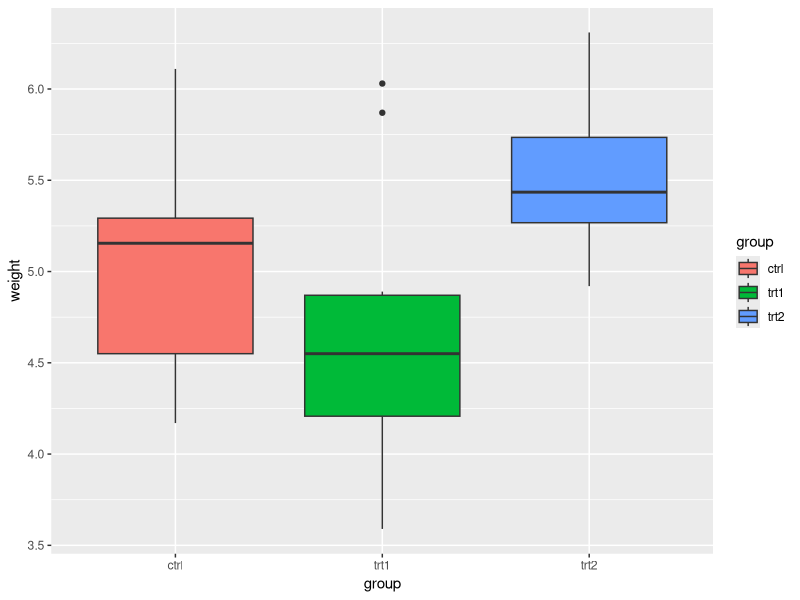
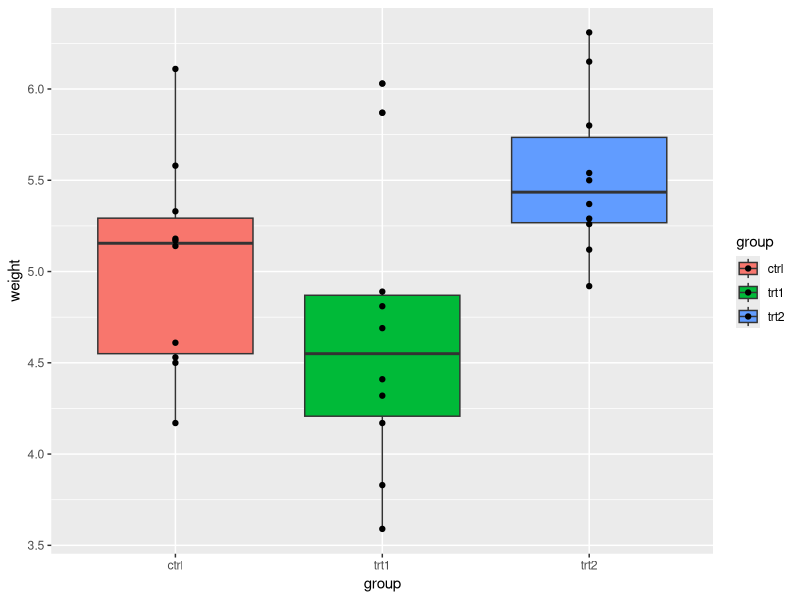
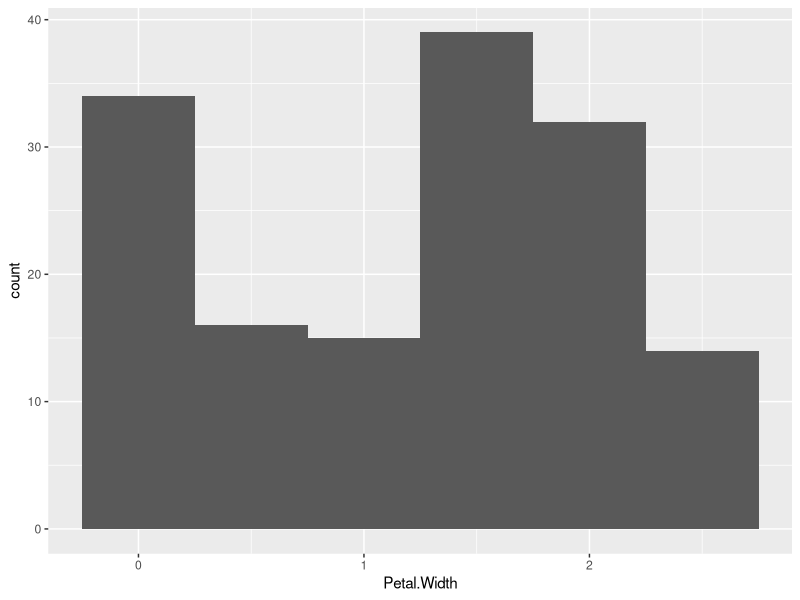
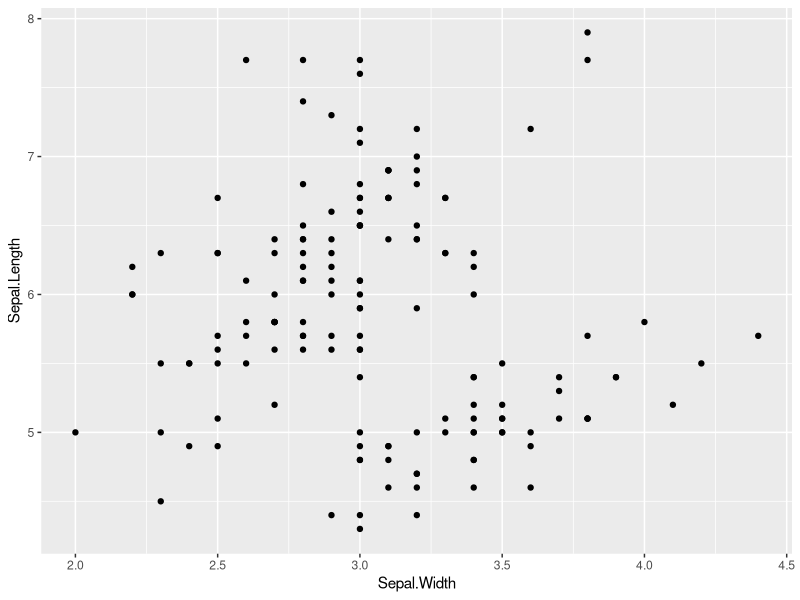
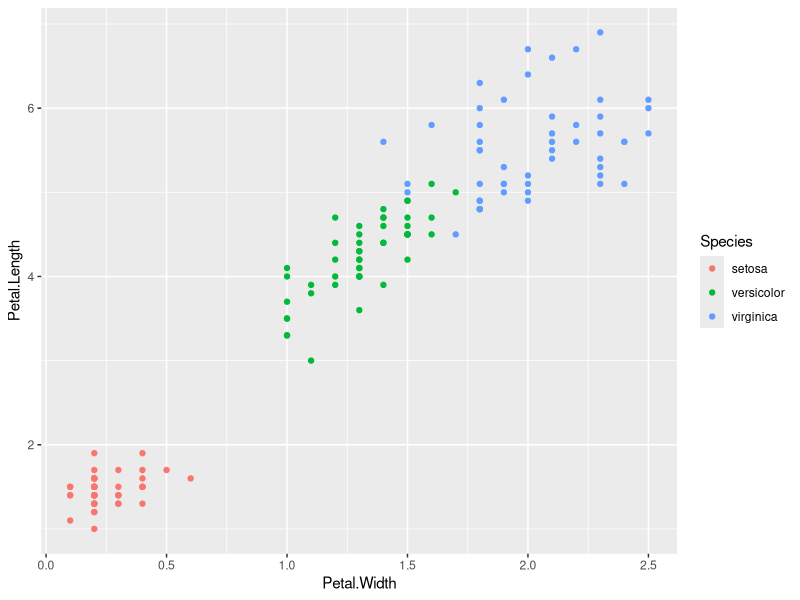

Write the R code that produced these figures, in order.
# Tidyverse Exam – Data Manipulation in R (using `mtcars` dataset)

# tidyverse ---------------------------------------------------------------

# Use `df_mtcars` for Questions 1 - 10
library(tidyverse)
df_mtcars <- as_tibble(mtcars,
                       rownames = "model")

# 1. Filter rows where number of cylinders (`cyl`) is 6
# Write code to create a new data frame that only includes rows where `cyl == 6`.
# Assign to: `mtcars_cyl6`
mtcars_cyl6 <- filter(df_mtcars, cyl == 6)
# 2. Filter rows where number of gears (`gear`) is either 3 or 5
# Use `%in%` to filter the `df_mtcars` dataset for these two `gear` values.
# Assign to: `mtcars_g35`
mtcars_g35 <- df_mtcars %>%
  filter(gear %in% c(3, 5))
# 3. Filter rows where miles per gallon (`mpg`) is greater than 25
# Create a subset of `df_mtcars` where `mpg > 25`.
# Assign to: `mtcars_mpg25`
mtcars_mpg25 <- df_mtcars %>%
  filter(mpg > 25)
# 4. Filter rows where weight (`wt`) is less than 2.5 AND number of cylinders (`cyl`) is 4
# Combine logical conditions using `&`.
# Assign to: `mtcars_light_cyl4`
mtcars_light_cyl4 <- df_mtcars %>%
  filter(wt < 2.5 & cyl == 4)
# 5. Sort `df_mtcars` by horsepower (`hp`) in ascending order
# Use `arrange()` to sort the data.
# Assign to: `mtcars_hp`
mtcars_hp <- arrange(df_mtcars, hp)
# 6. Sort `df_mtcars` by quarter mile time (`qsec`) in descending order
# Use `desc()` inside `arrange()`.
# Assign to: `mtcars_qsec`
mtcars_qsec <- arrange(df_mtcars, desc(qsec))
# 7. Exclude the `drat` column
# Use `select()` with `-` (minus sign) to remove the column.
# Assign to: `mtcars_no_drat`
mtcars_no_drat <- select(df_mtcars, -drat)
# 8. Add a new column `ptw` that equals the ratio of horsepower (`hp`) to weight (`wt`) (`hp / wt`)
# Use `mutate()` to add the new column.
# Assign to: `mtcars_with_ptw`
mtcars_with_ptw <- mutate(df_mtcars, ptw = hp/wt)
# 9. Identify the car `model` with the highest `ptw` among cars with six cylinders (`cyl == 6`).
# Hint: Use `mtcars_with_ptw` and a chain of `filter()` and `arrange()` with `%>%`.
# Write the car model here:
mtcars_with_ptw %>%
  filter(cyl == 6) %>%
  arrange(desc(ptw))
## Ferrari Dino

# 10. Group by number of gears (`gear`) and summarize minimum & maximum values of `mpg`
# Use `group_by()` and `summarize()` to calculate minimum & maximum values of `mpg` within each group.
# Minimum and maximum values of each group should be represented as separate columns.
# Function `min()` returns the minimum value in a vector.
# Function `max()` returns the maximum value in a vector.
# Assign to: `mtcars_mpg_by_gear`
mtcars_mpg_by_gear <- df_mtcars %>%
  group_by(gear) %>%
  summarize(min_mpg = min(mpg),
            max_mpg = max(mpg))
# ggplot ------------------------------------------------------------------

# Visualization in R (using `iris` dataset)

## before you begin with the following questions, type the following code to check column names in the dataframe
colnames(iris) # output from this code is the column names that can be used in figures

# 11. Simple scatter plot of `Sepal.Length` vs `Sepal.Width` using `ggplot()`
# Assign to: `g_scat`
# Create a scatter plot with `Sepal.Width` on the x-axis and `Sepal.Length` on the y-axis.
g_scat <- iris %>%
  ggplot(aes(x = Sepal.Width,
             y = Sepal.Length)) +
  geom_point()
# 12. Scatter plot with points colored by `Species`
# Assign to: `g_scat_col`
# Create a scatter plot with `Petal.Width` on the x-axis and `Petal.Length` on the y-axis,
# coloring points by `Species`.
g_scat_col <- iris %>%
  ggplot(aes(x = Petal.Width,
             y = Petal.Length,
             color = Species)) +
  geom_point()
# 13. Histogram of `Petal.Width` with `binwidth = 0.5`
# Assign to: `g_hist`
# Create a histogram of `Petal.Width` with `binwidth` set to 0.5.
g_hist <- iris %>%
  ggplot(aes(x = Petal.Width)) +
  geom_histogram(binwidth = 0.5)
# Visualization in R (using `PlantGrowth` dataset)

## before you begin with the following questions, type the following code to check column names in the dataframe
colnames(PlantGrowth) # output from this code is the column names that can be used in figures

# 14. Boxplot of `weight` grouped and filled by `group`
# Assign to: `g_bplot1`
# Create a boxplot of `weight` by `group`, filling boxes by `group`.
g_bplot1 <- PlantGrowth %>% 
  ggplot(aes(x = group,
             y = weight,
             fill = group)) +
  geom_boxplot()
# 15. Boxplot + scatter plot of `weight` by `group`
# Assign to: `g_bplot2`
# Create a boxplot of `weight` by `group`, then overlay points showing individual observations.
g_bplot2 <- PlantGrowth %>%
  ggplot(aes(x = group,
             y = weight,
             fill = group)) +
  geom_boxplot() +
  geom_point()
